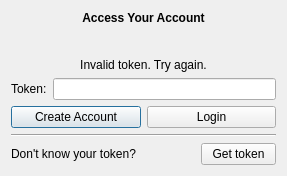
<?xml version="1.0" encoding="UTF-8"?>
<ui version="4.0">
 <class>Dialog</class>
 <widget class="QDialog" name="Dialog">
  <property name="geometry">
   <rect>
    <x>0</x>
    <y>0</y>
    <width>287</width>
    <height>176</height>
   </rect>
  </property>
  <property name="windowTitle">
   <string>Access your account</string>
  </property>
  <layout class="QVBoxLayout" name="verticalLayout">
   <item>
    <widget class="QLabel" name="login_text">
     <property name="locale">
      <locale language="English" country="UnitedStates"/>
     </property>
     <property name="text">
      <string>&lt;html&gt;&lt;head/&gt;&lt;body&gt;&lt;p align=&quot;center&quot;&gt;&lt;span style=&quot; font-weight:600;&quot;&gt;Access Your Account&lt;/span&gt;&lt;/p&gt;&lt;/body&gt;&lt;/html&gt;</string>
     </property>
     <property name="wordWrap">
      <bool>true</bool>
     </property>
    </widget>
   </item>
   <item>
    <spacer name="verticalSpacer">
     <property name="orientation">
      <enum>Qt::Vertical</enum>
     </property>
     <property name="sizeHint" stdset="0">
      <size>
       <width>20</width>
       <height>40</height>
      </size>
     </property>
    </spacer>
   </item>
   <item>
    <widget class="QLabel" name="login_error">
     <property name="sizePolicy">
      <sizepolicy hsizetype="Preferred" vsizetype="Fixed">
       <horstretch>0</horstretch>
       <verstretch>0</verstretch>
      </sizepolicy>
     </property>
     <property name="minimumSize">
      <size>
       <width>0</width>
       <height>0</height>
      </size>
     </property>
     <property name="text">
      <string>Invalid token. Try again.</string>
     </property>
     <property name="alignment">
      <set>Qt::AlignCenter</set>
     </property>
     <property name="margin">
      <number>0</number>
     </property>
    </widget>
   </item>
   <item>
    <layout class="QFormLayout" name="login_layout">
     <property name="fieldGrowthPolicy">
      <enum>QFormLayout::AllNonFixedFieldsGrow</enum>
     </property>
     <item row="0" column="0">
      <widget class="QLabel" name="token_label">
       <property name="text">
        <string>&lt;html&gt;&lt;head/&gt;&lt;body&gt;&lt;p&gt;Token:&lt;/p&gt;&lt;/body&gt;&lt;/html&gt;</string>
       </property>
      </widget>
     </item>
     <item row="0" column="1">
      <widget class="QLineEdit" name="tokenLineEdit"/>
     </item>
    </layout>
   </item>
   <item>
    <layout class="QHBoxLayout" name="btn_layout">
     <item>
      <widget class="QPushButton" name="create_account_btn">
       <property name="text">
        <string>Create Account</string>
       </property>
      </widget>
     </item>
     <item>
      <widget class="QPushButton" name="login_btn">
       <property name="focusPolicy">
        <enum>Qt::TabFocus</enum>
       </property>
       <property name="text">
        <string>Login</string>
       </property>
      </widget>
     </item>
    </layout>
   </item>
   <item>
    <widget class="Line" name="line">
     <property name="orientation">
      <enum>Qt::Horizontal</enum>
     </property>
    </widget>
   </item>
   <item>
    <layout class="QHBoxLayout" name="horizontalLayout">
     <property name="spacing">
      <number>0</number>
     </property>
     <item>
      <widget class="QLabel" name="label_2">
       <property name="text">
        <string>Don't know your token?</string>
       </property>
      </widget>
     </item>
     <item>
      <widget class="QPushButton" name="get_token_btn">
       <property name="maximumSize">
        <size>
         <width>75</width>
         <height>16777215</height>
        </size>
       </property>
       <property name="text">
        <string>Get token</string>
       </property>
      </widget>
     </item>
    </layout>
   </item>
  </layout>
 </widget>
 <tabstops>
  <tabstop>get_token_btn</tabstop>
  <tabstop>tokenLineEdit</tabstop>
  <tabstop>create_account_btn</tabstop>
 </tabstops>
 <resources/>
 <connections/>
</ui>
